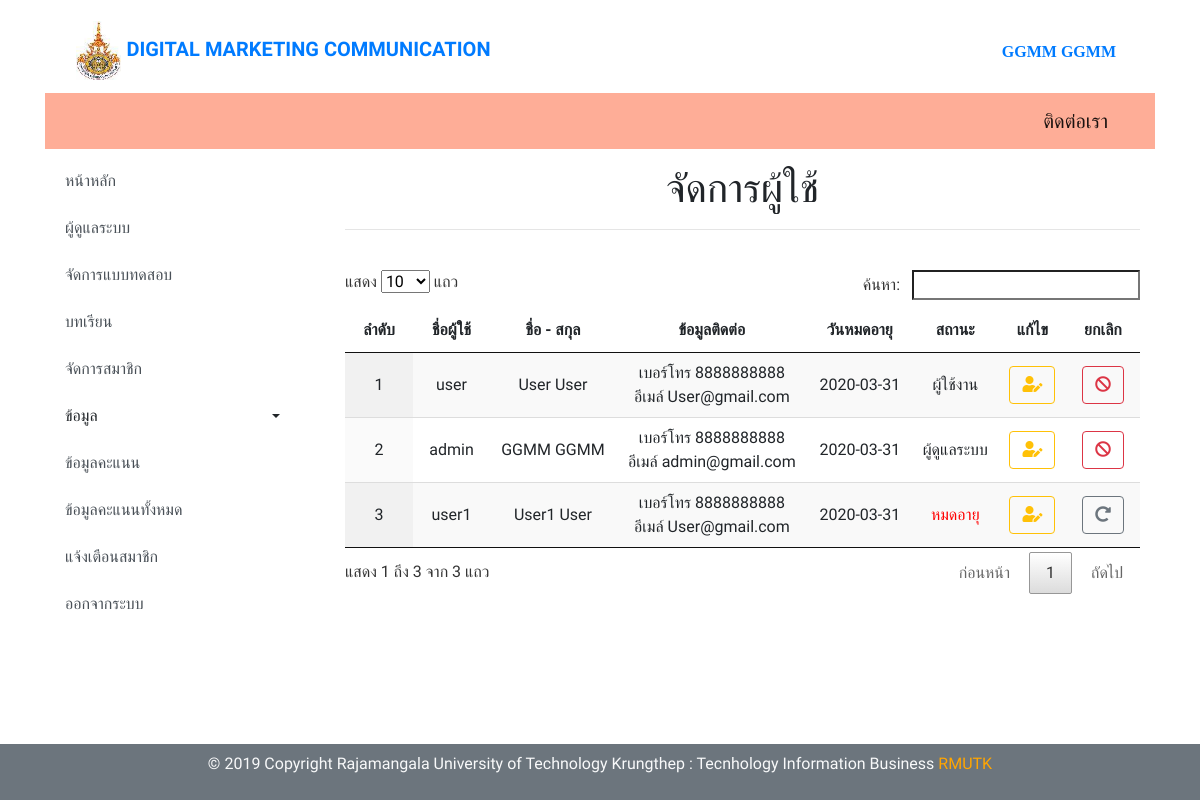
Page /admin/index.php?su (signed in) on the committed database.
### tables this page shows
CREATE TABLE `user` (
  `ID` int(5) NOT NULL,
  `Username` varchar(50) NOT NULL,
  `Password` varchar(200) NOT NULL,
  `Firstname` varchar(100) NOT NULL,
  `Lastname` varchar(100) NOT NULL,
  `email` varchar(100) NOT NULL,
  `phone` text NOT NULL,
  `Userlevel` varchar(1) NOT NULL,
  `user_date` date NOT NULL,
  `session_id` varchar(50) NOT NULL,
  `Status` varchar(1) NOT NULL
);

### admin/show_user.php (the view, shortened to what this page needs)
<?php
$query_user = "SELECT * FROM user";
$user = mysqli_query($con,$query_user) or die(mysqli_error());
$row_user = mysqli_fetch_assoc($user);
$totalRows_user = mysqli_num_rows($user);
?>
<div class="col-md-9">
	<div class="py-2">
		<div class="container">
			<div class="row">
				<div class="col-md-12">
					<h1 class="text-center" >จัดการผู้ใช้</h1>
					<hr>
				</div>
			</div>
		</div>
	</div>
	<div class="py-3">
		<div class="container">
			<div class="row">
				<div class="col-md-12">
					<div class="table-responsive text-center">
						<table class="display" id="example">
							<?php if ($totalRows_user > 0) {?>
								<thead>
									<tr class="text-center">
										<th scope="col" width="5">ลำดับ</th>
										<th scope="col">ชื่อผู้ใช้</th>
										<th scope="col">ชื่อ  - สกุล</th>
										<th scope="col">ข้อมูลติดต่อ</th>
										<th scope="col">วันหมดอายุ</th>
										<th scope="col">สถานะ</th>
										<th scope="col" width="5">แก้ไข</th>
										<th scope="col" width="5">ยกเลิก</th>
									</tr>
								</thead>
								<tbody>
									<?php
									$i = 1 ;
									do { ?>
										<tr class="text-center">
											<td><?php echo $i ?></td>
											<td><?php echo $row_user['Username']; ?></td>
											<td><?php echo $row_user['Firstname'] . "  " . $row_user['Lastname']; ?></td>
											<td><?php echo " เบอร์โทร " . $row_user['phone'] . " <br /> อีเมล์ " . $row_user['email']; ?></td>
											<td><?php echo $row_user['user_date']; ?></td>
											<td>
												<?php
												if ($row_user['Userlevel'] == 'A' ){
													echo "ผู้ดูแลระบบ";
												}elseif ($row_user['Userlevel'] == 'M') {
													echo "ผู้ใช้งาน";
												}elseif ($row_user['Userlevel'] == 'E') {
													echo "<font color='red' >หมดอายุ</font>";
												}
												?>
											</td>
											<td>
												<a href="index.php?eu&user_id=<?php echo $row_user['ID'];?>" class="btn btn-outline-warning my-2 my-sm-0" ><i class="fas fa-user-edit"></i></a>
											</td>
											<?php if ($row_user['Userlevel'] <> 'E' ): ?>
												<td>
													<a href="del_user.php?User_id=<?php echo $row_user['ID'];?>&Userlevel=E" class="btn btn-outline-danger my-2 my-sm-0" onClick="return confirm('ยืนยันการยกเลิกผู้ใช้');"><i class="fas fa-ban"></i></a>
												</td>
												<?php else: ?>
													<td>
														<a href="del_user.php?User_id=<?php echo $row_user['ID'];?>&Userlevel=M" class="btn btn-outline-secondary my-2 my-sm-0" onClick="return confirm('ยืนยันการใช้งานผู้ใช้');"><i class="fas fa-redo-alt"></i></a>
													</td>
												<?php endif ?>
											</tr>
											<?php
											$i += 1;
										} while ($row_user = mysqli_fetch_assoc($user)); ?>
									</tbody>
								</table>
							<?php }else {
								echo "<h3> ยังไม่มีคะแนน </h3>";
							}
							mysqli_free_result($user);?>
						</div>
					</div>
				</div>
			</div>
		</div>
		<div class="py-5">
		</div>
	</div>

### admin/header.php (style rules this page uses)
body { font-family: 'Prompt', sans-serif; }

### rows in the picture
user: Username "user", Firstname "User", Lastname "User", phone "8888888888", email "User@gmail.com", user_date "2020-03-31", Userlevel "ผู้ใช้งาน"
user: Username "admin", Firstname "GGMM", Lastname "GGMM", phone "8888888888", email "admin@gmail.com", user_date "2020-03-31", Userlevel "ผู้ดูแลระบบ"
user: Username "user1", Firstname "User1", Lastname "User", phone "8888888888", email "User@gmail.com", user_date "2020-03-31", Userlevel "หมดอายุ"

### other values in the picture
$_SESSION["User"] "GGMM GGMM"
